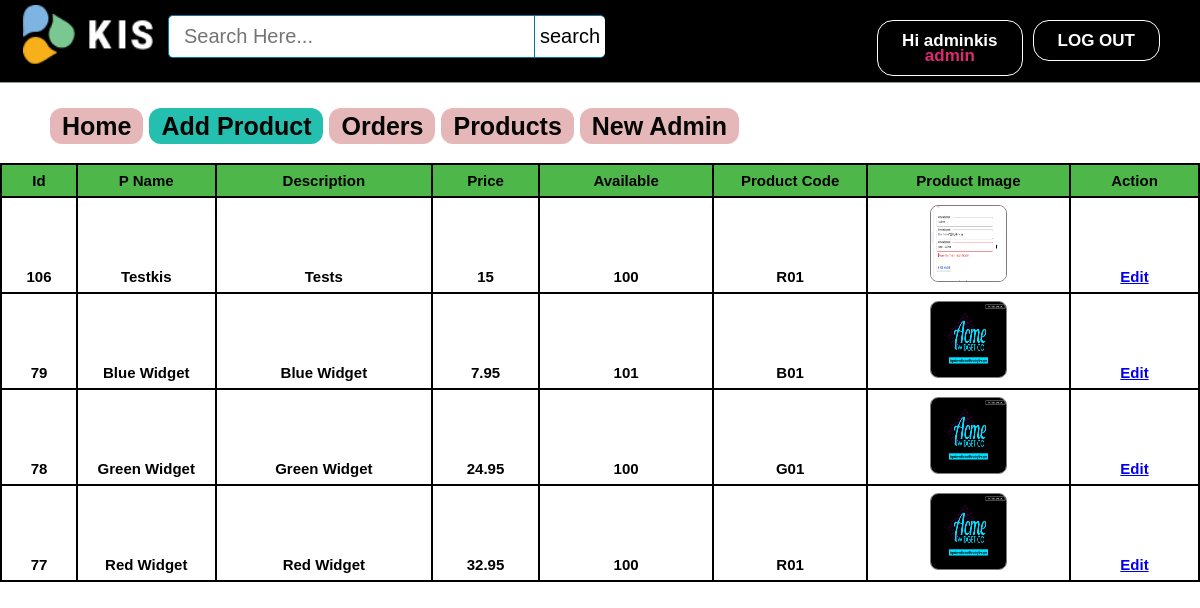
Page /admin/allproducts.php (signed in) on the earlier database version.
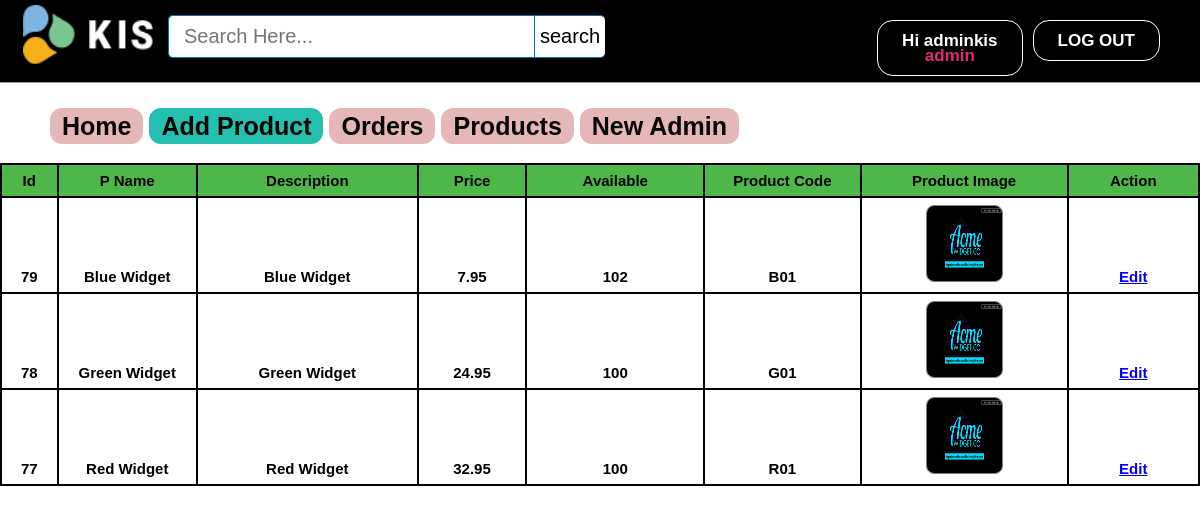
Same page on the later database version.
### tables this page shows
CREATE TABLE `products` (
  `id` int(11) NOT NULL,
  `pName` varchar(100) NOT NULL,
  `price` varchar(11) NOT NULL,
  `piece` int(11) NOT NULL,
  `description` text NOT NULL,
  `available` int(11) NOT NULL,
  `category` varchar(100) NOT NULL,
  `type` varchar(100) NOT NULL,
  `item` varchar(100) NOT NULL,
  `pCode` varchar(20) NOT NULL,
  `picture` text NOT NULL
);

### admin/allproducts.php (the view, shortened to what this page needs)
<?php include ( "../inc/connect.inc.php" ); ?>
<?php
if (!isset($_SESSION['admin_login'])) {
	header("location: login.php");
	$user = "";
}
else {
	$user = $_SESSION['admin_login'];
	$result = mysqli_query($con, "SELECT * FROM admin WHERE id='$user'");
		$get_user_email = mysqli_fetch_assoc($result);
			$uname_db = $get_user_email['firstName'];
			$utype_db=$get_user_email['type'];
}
?>
<!doctype html>
<html>
	<head>
		<link rel="stylesheet" type="text/css" href="../css/style.css">
	</head>
	<body class="home-welcome-text">
		<div class="homepageheader">
			<div class="signinButton loginButton">
				<div class="uiloginbutton signinButton loginButton" style="margin-right: 40px;">
					<?php
						if ($user!="") {
							echo '<a style="text-decoration: none;color: #fff;" href="logout.php">LOG OUT</a>';
						}
					 ?>
				</div>
				<div class="uiloginbutton signinButton loginButton">
					<?php
						if ($user!="") {
							echo '<a style="text-decoration: none;color: #fff;" href="login.php">Hi '.$uname_db.'</br><span style="color: #de2a74">'.$utype_db.'</span></a>';
						}
						else {
							echo '<a style="text-decoration: none;color: #fff;" href="login.php">LOG IN</a>';
						}
					 ?>
				</div>
			</div>
			<div style="float: left; margin: 5px 0px 0px 23px;">
				<a href="index.php">
					<img style=" height: 60px; width: 130px;" src="../image/cart.png">
				</a>
			</div>
			<div class="">
				<div id="srcheader">
					<form id="newsearch" method="get" action="http://www.google.com">
					        <input type="text" class="srctextinput" name="q" size="21" maxlength="120"  placeholder="Search Here..."><input type="submit" value="search" class="srcbutton" >
					</form>
				</div>
			</div>
		</div>
		<div class="categolis">
			<table>
				<tr>
					<th><a href="index.php" style="text-decoration: none;color: #040403;padding: 4px 12px;background-color:#e6b7b8;border-radius: 12px;">Home</a>
					</th>
					<th><a href="addproduct.php" style="text-decoration: none;color: #040403;padding: 4px 12px;background-color: #24bfae;border-radius: 12px;">Add Product</a></th>
					<th><a href="orders.php" style="text-decoration: none;color: #040403;padding: 4px 12px;background-color: #e6b7b8;border-radius: 12px;">Orders</a></th>
					<?php
						if($utype_db == 'admin'){
							echo '<th><a href="report.php" style="text-decoration: none;color: #040403;padding: 4px 12px;background-color: #e6b7b8;border-radius: 12px;">Products</a></th>
								<th><a href="newadmin.php" style="text-decoration: none;color: #040403;padding: 4px 12px;background-color: #e6b7b8;;border-radius: 12px;">New Admin</a></th>';
						}
					?>
				</tr>
			</table>
		</div>
		<div>
		<table class="rightsidemenu">
								<tr style="font-weight: bold;" colspan="10" bgcolor="#4DB849">
					<th>Id</th>
					<th>P Name</th>
					<th>Description</th>
					<th>Price</th>
					<th>Available</th>
					<th>Product Code</th>
					<th>Product Image</th>
					<th>Action</th>
				</tr>
				<tr>
					<?php include ( "../inc/connect.inc.php");
					$query = "SELECT * FROM products ORDER BY id DESC";
					$run = mysqli_query($con, $query);
					while ($row=mysqli_fetch_assoc($run)) {
						$id = $row['id'];
						$pName = substr($row['pName'], 0,50);
						$descri = $row['description'];
						$price = $row['price'];
						$available = $row['available'];
						$pCode = $row['pCode'];
						$picture = $row['picture'];
					 ?>
					<th><?php echo $id; ?></th>
					<th><?php echo $pName; ?></th>
					<th><?php echo $descri; ?></th>
					<th><?php echo $price; ?></th>
					<th><?php echo $available; ?></th>
					<th><?php echo $pCode; ?></th>
					<th><?php echo '<div class="home-prodlist-img"><a href="editproduct.php?epid='.$id.'">
									<img src="../image/product/'.$picture.'" class="home-prodlist-imgi" style="height: 75px; width: 75px;">
									</a>
								</div>' ?></th>
					<th><?php echo '<div class="home-prodlist-img"><a href="editproduct.php?epid='.$id.'">
						Edit
						</a>
					</div>' ?></th>
				</tr>
				<?php } ?>
			</table>
		</div>
	</body>
</html>

### css/style.css (style rules this page uses)
html, body, div, span, applet, object, iframe, h1, h2, h3, h4, h5, h6, p, blockquote, pre, a, abbr, acronym, address, big, cite, code, del, dfn, em, img, ins, kbd, q, s, samp, small, strike, strong, sub, sup, tt, var, b, u, i, center, dl, dt, dd, ol, ul, li, fieldset, form, label, legend, table, caption, tbody, tfoot, thead, tr, th, td, article, aside, canvas, details, embed, figure, figcaption, footer, header, hgroup, menu, nav, output, ruby, section, summary, time, mark, audio, video { margin: 0; padding: 0; border: 0; font: inherit; vertical-align: baseline; }
body { line-height: normal; }
table { border-collapse: collapse; border-spacing: 0; }
* { margin: 0px; padding: 0px; }
body, button, input, label, select, td, textarea { font-family: Arial, Helvetica, tahoma,verdana,arial,sans-serif; font-size: 12px; }
body { width: 100%; position: relative; background-color: #ffffff; min-width: 1080px; }
.homepageheader { position: fixed; height: 82px; width: 100%; min-width: 980px; border-bottom: 1px solid #8E9D8E; margin: 0px; background-image: initial; background-position-x: initial; background-position-y: initial; background-size: initial; background-attachment: initial; background-origin: initial; background-clip: initial; background-color: #000; }
.loginButton .signinButton { color: #FFFFFF; border: 1px solid #FFFFFF; cursor: pointer; display: inline-block; font-weight: bold; line-height: 15px; padding: 12px 24px; border-radius: 16px; text-align: center; text-decoration: none; float: right; margin: 20px 0px 0px 10px; font-size: 17px; }
#newsearch { float:left; padding:15px; }
.srctextinput { margin: 0px; padding: 9px 15px; font-family: Arial, Helvetica, sans-serif; font-size:20px; border:1px solid #0076a3; border-right:0px; border-top-left-radius: 5px 5px; border-bottom-left-radius: 5px 5px; width: 335px; }
.srcbutton { margin: 0; padding: 9px 5px; font-family: Arial, Helvetica, sans-serif; font-size:20px; outline: none; cursor: pointer; text-align: center; text-decoration: none; color: #ffffff; border: solid 1px #0076a3; border-right:0px; background: #fff; border-top-right-radius: 5px 5px; border-bottom-right-radius: 5px 5px; color: #000 ! important; }
.uiloginbutton.signinButton.loginButton a { color: #fff !important; }
.home-prodlist-imgi { height: 270px; width: 300px; padding: 0px; border: 1px solid #847b7b; border-radius: 8px; }
.categolis { line-height: 1.3; font-weight: bold; color: #fff; padding: 110px 0px 20px 50px; text-align: center; font-size: 25px; }
.categolis table tbody tr th { padding: 0px 6px 0px 0px; }
.rightsidemenu { float: right; text-align: center; width: 100%; margin: 0px; font-size: 15px; color: #000; font-weight: bold; height: 20px! important; overflow: auto; }
.rightsidemenu th { margin-top: 5px; border: 2px solid; padding: 7px 2px; width: 10px; }

Differences in the rows shown:
removed products: id "106", pName "Testkis", description "Tests", price "15", available "100", pCode "R01", picture (picture)
changed products "Blue Widget": available "101" → "102"
